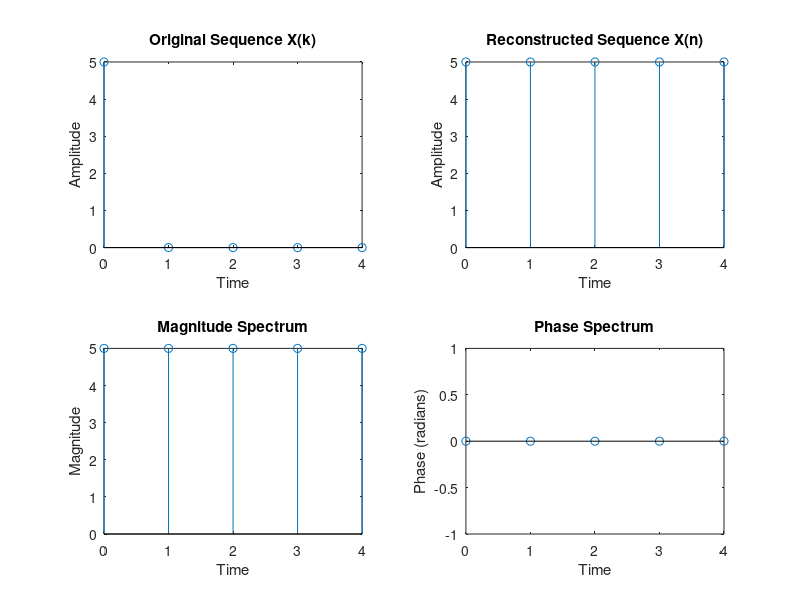

Source code (MATLAB):
% Taking input from user
Xn = input("Enter the Sequence: ");
p = length(Xn);
N = input("Enter the length of DFT, N: ");

% Zero-padding the sequence to length N
Xk = [Xn, zeros(1, N - p)];

% Time indices
k = 0:N-1;

% Plot original sequence
subplot(2, 2, 1);
stem(k, Xk);
xlabel("Time");
ylabel("Amplitude");
title("Original Sequence X(k)");

% Initialize Xn for inverse DFT
Xn_reconstructed = zeros(1, N);

% Inverse DFT computation
for k = 0:N-1
    for n = 0:N-1
        Xn_reconstructed(n+1) = Xn_reconstructed(n+1) + Xk(k+1) * exp(2*pi*(-1i)*k*n/N);
    end
end

% Plot reconstructed sequence (time domain)
subplot(2, 2, 2);
n = 0:N-1;
stem(n, Xn_reconstructed);
xlabel("Time");
ylabel("Amplitude");
title("Reconstructed Sequence X(n)");

% Magnitude Spectrum
M = abs(Xn_reconstructed);
subplot(2, 2, 3);
stem(n, M);
xlabel("Time");
ylabel("Magnitude");
title("Magnitude Spectrum");

% Phase Spectrum
P = angle(Xn_reconstructed);
subplot(2, 2, 4);
stem(n, P);
xlabel("Time");
ylabel("Phase (radians)");
title("Phase Spectrum");


%Command Window
%Enter the Sequence: [1,1,1]
%Enter the length of DFT, N: 8

